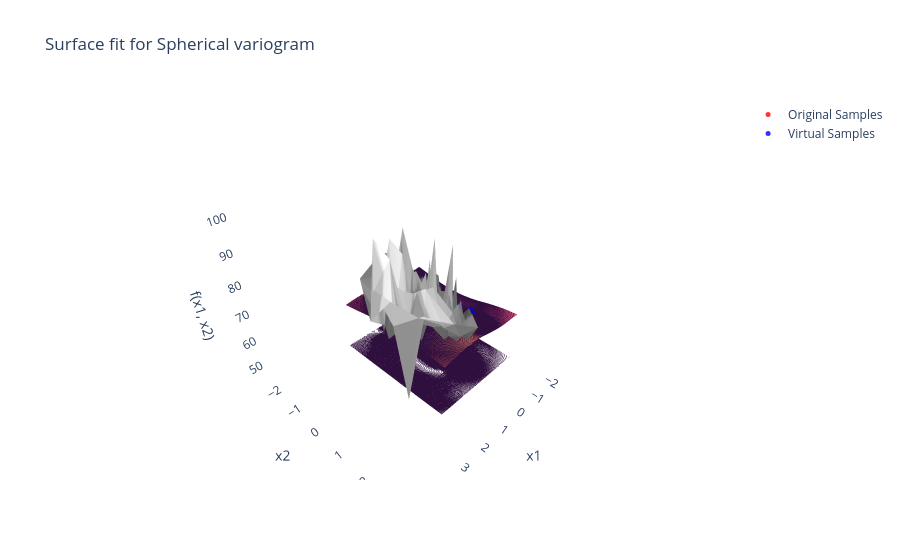

Source (notebook cell):
### Code cell
Generator = KrigingVSG(df_training[['x1', 'x2']].values, df_training['f(x1,x2)'].values)
spherical_df = Generator.ComputeY('spherical')
X, Y, Z = predictUnsampled(Generator.kriging_model)
PlotSurface(X, Y, Z, spherical_df, 'Spherical')

metrics_sph = ComputeMetrics(Generator.kriging_model, spherical_df)
spherical_metrics_df = pd.DataFrame(metrics_sph, index=[0])
